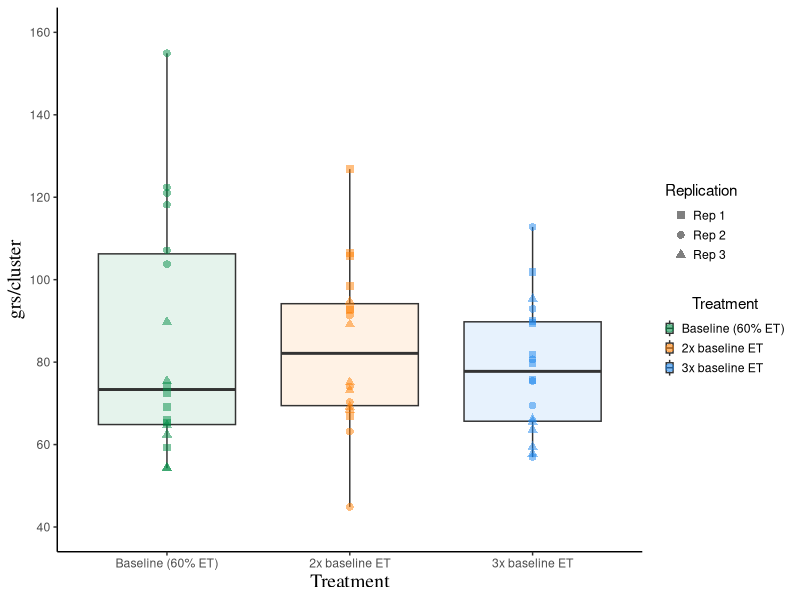
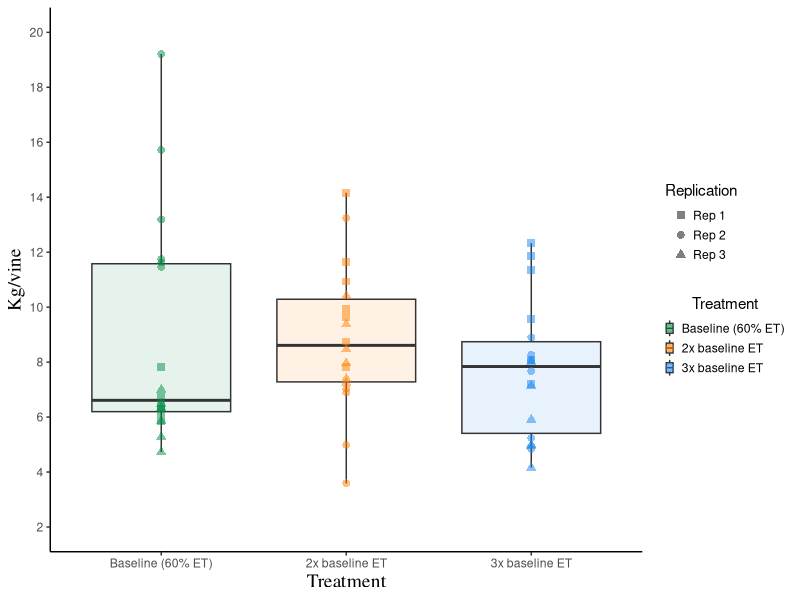

The R script that drew these images, in order: (Note: this script raises an error after producing the figures.)
library(grDevices)
library(tidyverse)
library(lubridate)
library(ggplot2)


yield_bh_2019<- read.csv("data/Yield_borden_hills_2019.csv", header =TRUE)

yield_bh_2019_grouped<- yield_bh_2019 %>%
  mutate(gr_cluster = (Weight_kg/Clusters)*1000) %>%
  filter(!is.na(gr_cluster))

yield_bh_2019_grouped$Treatment<- reorder(yield_bh_2019_grouped$Treatment, yield_bh_2019_grouped$gr_cluster)

str(yield_bh_2019_grouped$Treatment)

yield_bh_2019_grouped$Treatment<-format(yield_bh_2019_grouped$Treatment)
as.character(yield_bh_2019_grouped$Treatment)

str(yield_bh_2019_grouped$Treatment)

yield_bh_2019_grouped$Rep<-format(yield_bh_2019_grouped$Rep)
as.character(yield_bh_2019_grouped$Rep)

str(yield_bh_2019_grouped$Rep)

yield_bh_2019_boxplot<-yield_bh_2019_grouped %>%
  ggplot(aes(Treatment, gr_cluster))+
  geom_boxplot(alpha =0.1, aes(fill = Treatment, group = Treatment))+
  scale_fill_manual(values = c("springgreen4", "darkorange1", "dodgerblue2"), name = "Treatment", labels = c("Baseline (60% ET)", "2x baseline ET", "3x baseline ET"))+ 
  geom_point(alpha =0.5, aes(color = Treatment, group =Treatment, shape =Rep), size = 2.3)+
  scale_color_manual(values = c("springgreen4", "darkorange1", "dodgerblue2"), name = "Treatment", labels = c("Baseline (60% ET)", "2x baseline ET", "3x baseline ET"))+
  theme_classic()+
  scale_shape_manual(name = "Replication", values = c( 15, 16, 17),labels = c ("Rep 1", "Rep 2", "Rep 3")) +
  theme_classic()+
  ylab("grs/cluster") +
  theme(plot.title = element_text(hjust = 0.5, size = 18, face = "bold", family = "serif")) +
  xlab("Treatment") +
  scale_x_discrete(labels=c("1" = "Baseline (60% ET)", "2" = "2x baseline ET",
                            "3" = "3x baseline ET")) +
  theme(axis.title.y = element_text(size=14, family = "serif")) +
  theme(axis.title.x = element_text(size=14, family = "serif")) +
  theme(legend.key.size = unit (0.5, "cm")) +
  theme(legend.key.width = unit(0.2,"cm"))+
  theme(legend.justification = "center")+
  theme(legend.title.align = 0.5) +
  scale_y_continuous (breaks=seq(40,160,20), limits = c (40,160))

ggsave(yield_bh_2019_boxplot, filename = "figures/yield_bh_2019_boxplot.pdf", device = cairo_pdf, 
       width = 9, height = 7)


##### Kg/vine boxplot alll blocks ####

yield_bh_2019_boxplot_kg_vine<-yield_bh_2019_grouped %>%
  ggplot(aes(Treatment, Weight_kg))+
  geom_boxplot(alpha =0.1, aes(fill = Treatment, group = Treatment))+
  scale_fill_manual(values = c("springgreen4", "darkorange1", "dodgerblue2"), name = "Treatment", labels = c("Baseline (60% ET)", "2x baseline ET", "3x baseline ET"))+ 
  geom_point(alpha =0.5, aes(color = Treatment, group =Treatment, shape =Rep), size = 2.3)+
  scale_color_manual(values = c("springgreen4", "darkorange1", "dodgerblue2"), name = "Treatment", labels = c("Baseline (60% ET)", "2x baseline ET", "3x baseline ET"))+
  theme_classic()+
  scale_shape_manual(name = "Replication", values = c( 15, 16, 17),labels = c ("Rep 1", "Rep 2", "Rep 3")) +
  theme_classic()+
  ylab("Kg/vine") +
  theme(plot.title = element_text(hjust = 0.5, size = 18, face = "bold", family = "serif")) +
  xlab("Treatment") +
  scale_x_discrete(labels=c("1" = "Baseline (60% ET)", "2" = "2x baseline ET", "3" = "3x baseline ET")) +
  theme(axis.title.y = element_text(size=14, family = "serif")) +
  theme(axis.title.x = element_text(size=14, family = "serif")) +
  theme(legend.key.size = unit (0.5, "cm")) +
  theme(legend.key.width = unit(0.2,"cm"))+
  theme(legend.justification = "center")+
  theme(legend.title.align = 0.5) +
  scale_y_continuous (breaks=seq(2,20,2), limits = c (2,20))


ggsave(yield_bh_2019_boxplot_kg_vine, filename = "figures/yield_bh_2019_boxplot_kg_vine.pdf", device = cairo_pdf, 
       width = 9, height = 7)


#### Yield all together ####

library(cowplot)

panel_plot_yield_bh_2019 <- plot_grid (yield_bh_2019_boxplot, yield_bh_2019_boxplot_2, yield_bh_2019_boxplot_kg_vine, yield_bh_2019_boxplot_2_kg_vine, labels=c("All pixel numbers","Pixel 34 removed", "All pixel numbers", "Pixel 34 removed", ncol = 2, nrow = 2), vjust = 3.9, hjust = -1.5, label_size = 12)

ggsave(panel_plot_yield_bh_2019, filename = "figures/panel_plot_yield_bh_2019.pdf", device = cairo_pdf, width = 14, height = 12)
